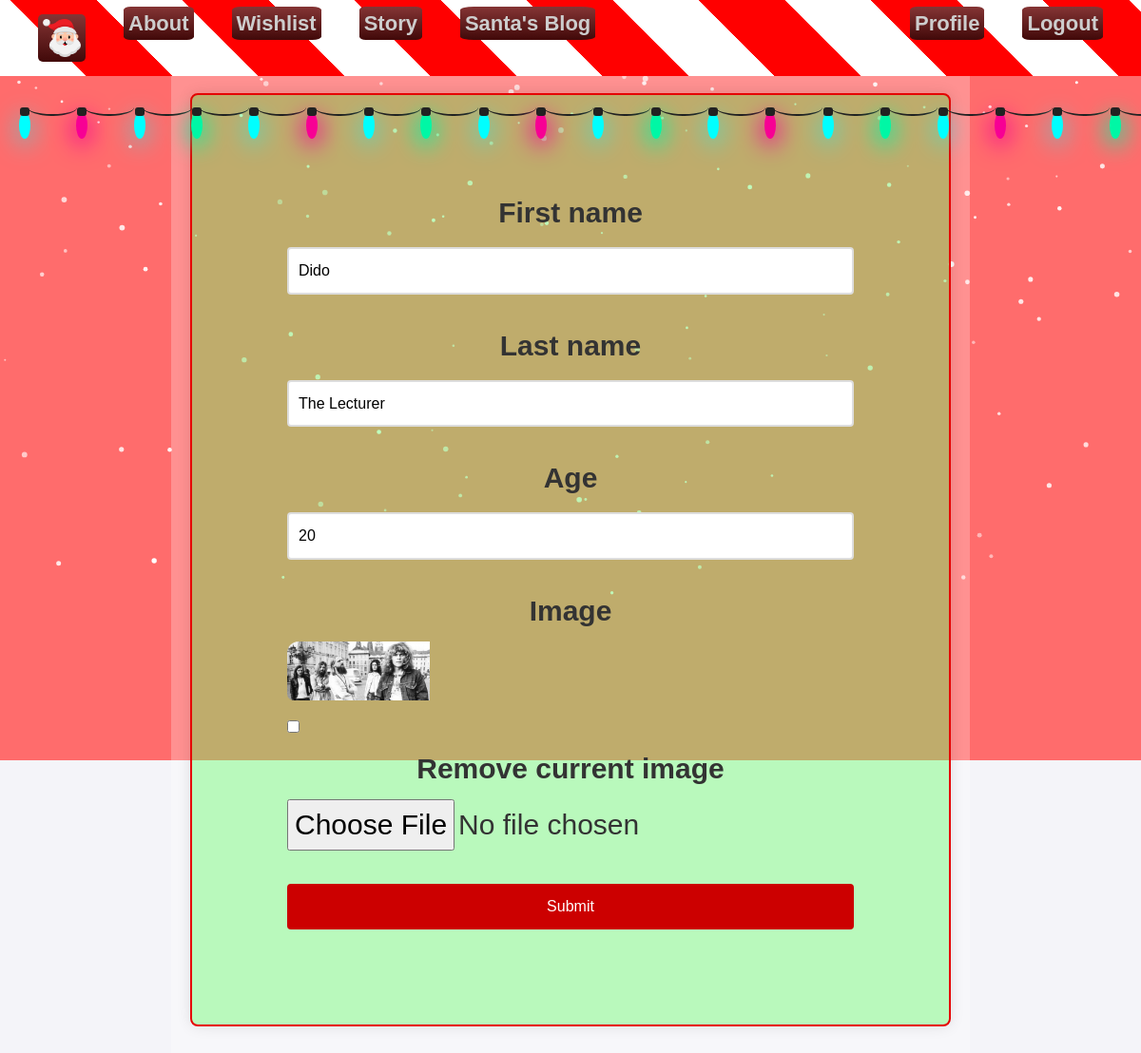
Screenshot of /accounts/1/edit/ (signed in) with the database file from the repository.
### SantasWorkshop/accounts/models.py (models this page shows, shortened)
class Profile(models.Model):
    user = models.OneToOneField(
        AppUser,
        on_delete=models.CASCADE,
        primary_key=True,
        related_name='profile'
    )
    age = models.IntegerField(
        validators=[
            MaxValueValidator(100),
        ],
        blank=True,
        null=True,
        default=None,
    )
    first_name = models.CharField(
        max_length=30,
        blank=True,
        null=True,
    )
    last_name = models.CharField(
        max_length=30,
        blank=True,
        null=True,
    )
    image = models.ImageField(
        upload_to='profile_photos/',
        blank=True,
        null=True,
    )

### SantasWorkshop/accounts/views.py (the view, shortened to what this page needs)
# urls.py: path('edit/', ProfileEditView.as_view(), name='profile-edit'),
class ProfileEditView(LoginRequiredMixin, UpdateView):
    model = Profile
    form_class = ProfileEditForm
    template_name = 'profiles/profile-edit-page.html'
    def get_object(self, queryset=None):
        profile, created = Profile.objects.get_or_create(user=self.request.user)
        return profile

### SantasWorkshop/accounts/forms.py
class ProfileEditForm(forms.ModelForm):
    class Meta:
        model = Profile
        fields = ['first_name', 'last_name', 'age', 'image']

### templates/profiles/profile-edit-page.html (shortened to what this page needs)
{% extends 'common/base.html' %}
{% load static %}
{% block content %}
    <div class="form-container">
        <form method="post" enctype="multipart/form-data">
            {% for field in form %}
                <div class="form-group">
                    <label for="{{ field.id_for_label }}">{{ field.label }}</label>
                    {% if field.name == 'image' %}
                        {% if field.value %}
                            <div class="profile-image">
                                <img src="{{ field.value.url }}" alt="Profile image" class="profile-preview">
                                <div class="image-controls">
                                    <input type="checkbox" name="image-clear" id="image-clear_id">
                                    <label for="image-clear_id">Remove current image</label>
                                </div>
                            </div>
                        {% endif %}
                        <input type="file" name="image" accept="image/*" id="id_image">
                    {% else %}
                        {{ field }}
                    {% endif %}
                </div>
            {% endfor %}
            <button type="submit" class="btn btn-primary">Submit</button>
        </form>
    </div>
{% endblock %}

### static/css/main.css (style rules this page uses)
* { box-sizing: border-box; margin: 0; padding: 0; }
body { font-family: "Roboto", sans-serif; font-weight: 300; font-style: normal; background-color: #f3f0f0; line-height: 1.6; color: #333; }

### static/css/nav.css (style rules this page uses)
body, html { margin: 0; padding: 0; overflow-x: hidden; }

### static/css/forms.css (style rules this page uses)
.form-container { max-width: 800px; margin: 10px auto 50px; padding: 100px; background-color: rgba(0, 255, 0, 0.25); border-radius: 8px; box-shadow: 0 0 15px rgba(0, 0, 0, 0.1); border: 2px solid #e60000; }
.form-group { margin-bottom: 20px; }
label { display: block; margin-bottom: 8px; color: #333; font-weight: bold; text-align: center; }
input[type="text"], input[type="email"], input[type="password"], input[type="number"], textarea, select { width: 100%; padding: 10px; border: 2px solid #ddd; border-radius: 4px; font-size: 16px; margin-bottom: 10px; transition: border-color 0.3s; }
button[type="submit"] { background-color: #cc0000; color: white; padding: 12px 24px; border: none; border-radius: 4px; cursor: pointer; width: 100%; font-size: 16px; transition: background-color 0.3s; margin-top: 15px; }

### static/css/important.css (style rules this page uses)
.profile-image img { width: 150px; height: auto; border-radius: 12px 0 0 7px; }

### static/css/snow.css (style rules this page uses)
body, html { margin: 0; height: auto; font-weight: 700; font-size: 30px; color: #FFF; }

### static/css/about.css (style rules this page uses)
body { font-family: 'Arial', sans-serif; background-color: #f4f4f9; color: #333; }

### rows the page displays
Profile: form "Dido" "The Lecturer" "20"

### other values shown
{{ field.label }} "First name" "Last name" "Age" "Image"
